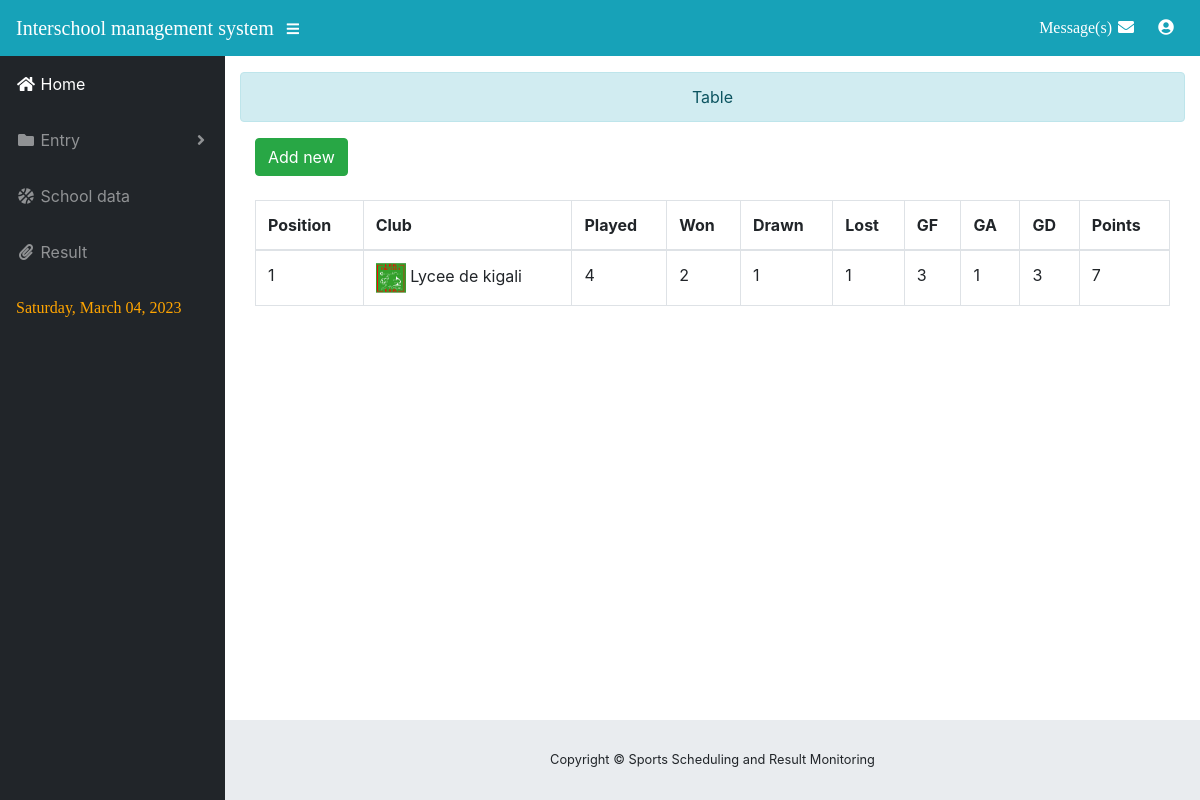
Screenshot of /admin/table.php with the database file from the repository.
### tables this page shows
CREATE TABLE `table` (
  `id` int(11) NOT NULL,
  `school_name` varchar(255) NOT NULL,
  `school_log_image` text NOT NULL,
  `played` int(11) NOT NULL,
  `won` int(11) NOT NULL,
  `drawn` int(11) NOT NULL,
  `lost` int(11) NOT NULL,
  `gf` int(11) NOT NULL,
  `ga` int(11) NOT NULL,
  `gd` int(11) NOT NULL,
  `points` int(11) NOT NULL
);

### admin/table.php (the view, shortened to what this page needs)
<?php  include 'theme/header.php'; ?>
<?php  include 'theme/sidebar.php'; ?>
			<div class = "alert alert-info text-center">Table </div>
			<div class = "well col-lg-12">
				<button type = "button" class = "btn btn-success" data-target = "#myModal" data-toggle = "modal"><span class = "glyphicon glyphicon-plus"></span> Add new</button>
				<br />
				<br />
				<table id = "table" class = "table table-bordered">
                <thead>
                    <th>Position</th>
                    <th>Club</th>
                    <th>Played</th>
                    <th>Won</th>
                    <th>Drawn</th>
                    <th>Lost</th>
                    <th>GF</th>
                    <th>GA</th>
                    <th>GD</th>
                    <th>Points</th>
                    </thead>
					<tbody>
					<?php
						$q_admin = $conn->query("SELECT * FROM `table`") or die(mysqli_error());
						while($f_admin = $q_admin->fetch_array()){
					?>
						<tr>
                            <td><?php echo $f_admin['id']?></td>
                                <td>
                                    <span><img src="../image/db_image/<?php echo $f_admin['school_log_image']?>" class="img-radius my-7" width="30" height="30"></span>
                                    <span> <?php echo $f_admin['school_name'];?></span>
                                </td>
                                <td><?php echo $f_admin['played']?></td>
                                <td><?php echo $f_admin['won']?></td>
                                <td><?php echo $f_admin['drawn']?></td>
                                <td><?php echo $f_admin['lost']?></td>
                                <td><?php echo $f_admin['gf']?></td>
                                <td><?php echo $f_admin['ga']?></td>
                                <td><?php echo $f_admin['gd']?></td>
                                <td><?php echo $f_admin['points']?></td>
						</tr>
					<?php
						}
					?>
					</tbody>
				</table>
			<br />
			<br />
			<br />
			</div>
<?php include 'theme/footer.php' ?>

### admin/css/sb-admin.css (style rules this page uses)
html { position: relative; min-height: 100%; }
body { height: 100%; }
:root { --input-padding-x: 0.75rem; --input-padding-y: 0.75rem; }

### rows the page displays
table: id "1", school_log_image (picture), school_name "Lycee de kigali", played "4", won "2", drawn "1", lost "1", gf "3", ga "1", gd "3", points "7"

### other values shown
date('l, F d, Y',strtotime($Today) ) "Saturday, March 04, 2023"
